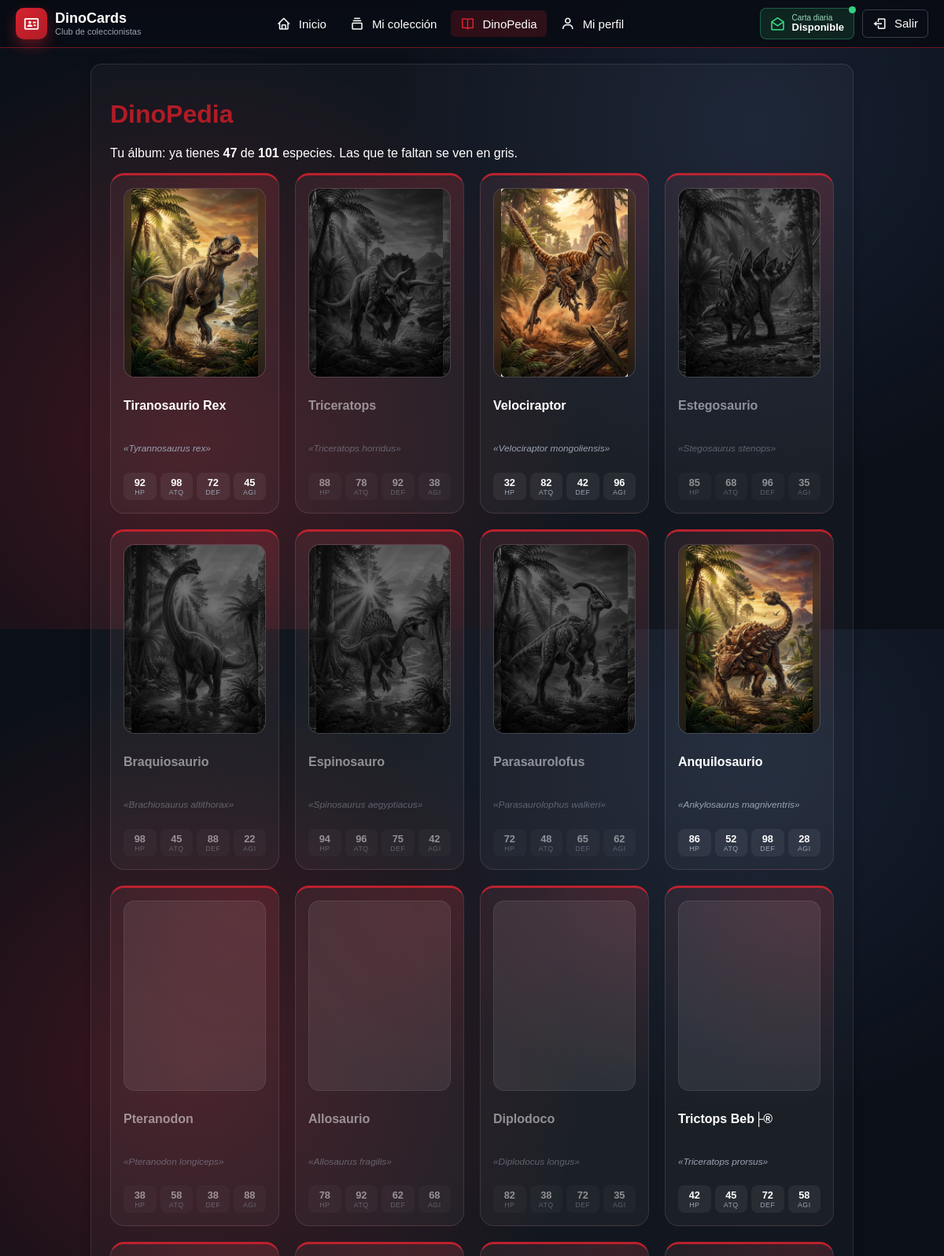
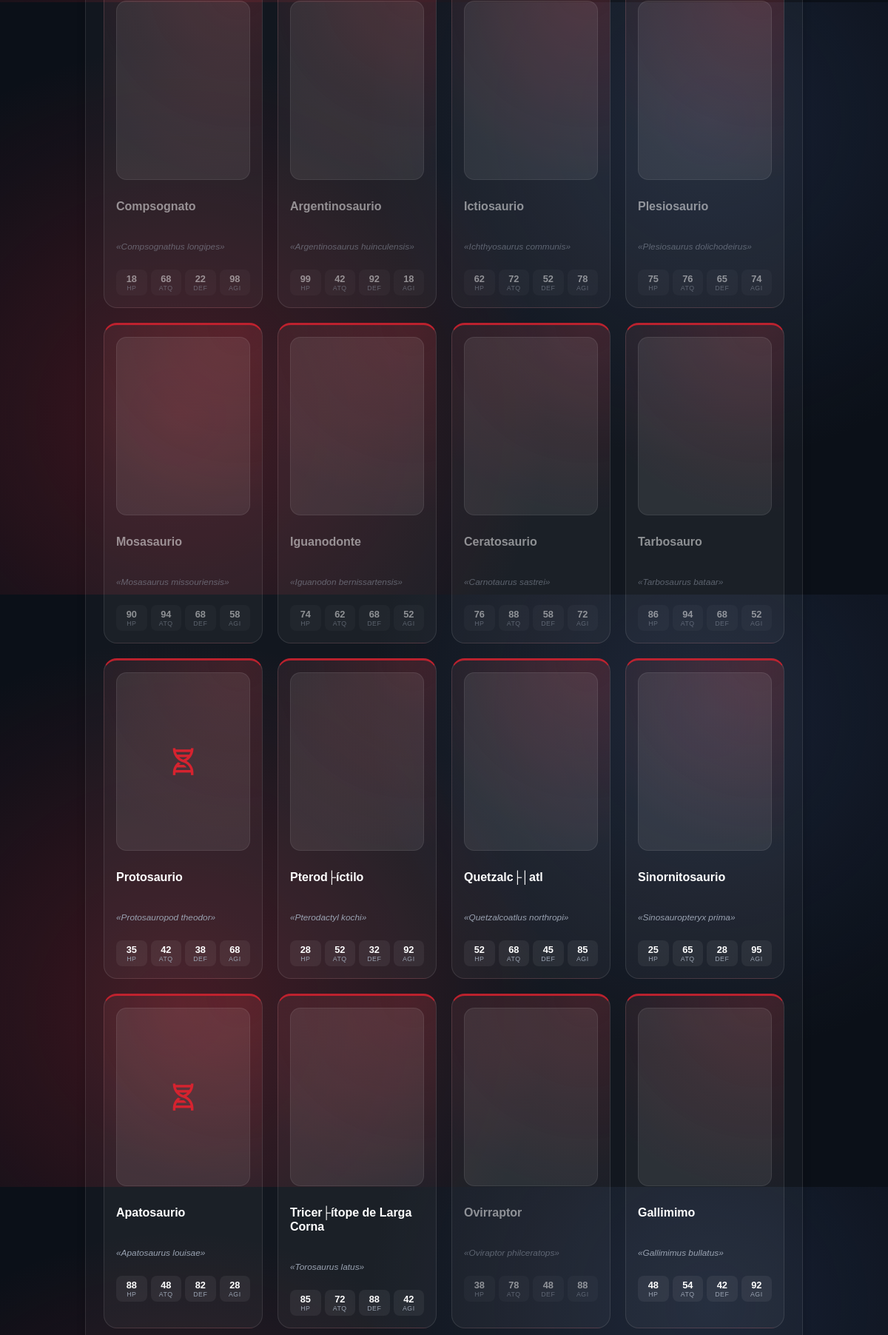
The page /dinopedia.php (signed in, upper part) on the database its author committed (2 pictures, top to bottom).
### tables this page shows
CREATE TABLE `dinosaurios` (
  `id` int NOT NULL AUTO_INCREMENT,
  `nombre` varchar(64) DEFAULT NULL,
  `especie` varchar(1024) DEFAULT NULL,
  `periodo` varchar(1024) DEFAULT NULL,
  `imagen_url` varchar(1024) DEFAULT NULL,
  `altura` decimal(4,2) DEFAULT NULL,
  `largo` decimal(4,2) DEFAULT NULL,
  `peso` decimal(6,3) DEFAULT NULL,
  `hp` int DEFAULT NULL,
  `vigor` int DEFAULT NULL,
  `ataque` int DEFAULT NULL,
  `defensa` int DEFAULT NULL,
  `agilidad` int DEFAULT NULL,
  PRIMARY KEY (`id`)
);

### src/ColeccionService.php (called while the page is built, shortened)
<?php
function obtenerIdsColeccion(int $usuario_id): array
{
    global $conexion;
    $ids = [];
    $consulta = $conexion->prepare("SELECT dinosaurio_id FROM colecciones WHERE usuario_id = ?");
    $consulta->bind_param("i", $usuario_id);
    $consulta->execute();
    $resultado = $consulta->get_result();
    while ($fila = $resultado->fetch_assoc()) {
        $ids[] = (int) $fila["dinosaurio_id"];
    }
    return $ids;
}

### src/AccesoDatos.php (called while the page is built, shortened)
<?php
$host     = '127.0.0.1';
$port     = 3306;
$database = 'dinocards';
$username = 'oscar';
$password = '561Cazadora#%';
$conexion = @new mysqli($host, $username, $password, $database, $port);
$conexion->set_charset('utf8mb4');
function escapar($texto)
{
    return htmlspecialchars($texto ?? "", ENT_QUOTES, "UTF-8");
}
require_once __DIR__ . '/ColeccionService.php';

### dinopedia.php (the view, shortened to what this page needs)
<?php
require_once __DIR__ . "/src/AccesoDatos.php";
$usuario_id = (int) $_SESSION["usuario_id"];
$mios = array_flip(obtenerIdsColeccion($usuario_id));
$dinos = [];
$res = $conexion->query("SELECT * FROM dinosaurios ORDER BY id");
while ($d = $res->fetch_assoc()) {
    $dinos[] = $d;
}
?>
<!DOCTYPE html>
<html lang="es">
<head>
    <link href="https://unpkg.com/boxicons@2.1.4/css/boxicons.min.css" rel="stylesheet">
    <link rel="stylesheet" href="styles/comun.css?v=<?= @filemtime(__DIR__ . '/styles/comun.css') ?>">
    <link rel="stylesheet" href="styles/paginas.css?v=<?= @filemtime(__DIR__ . '/styles/paginas.css') ?>">
</head>
<body>
<?php require "menu.php"; ?>
<main>
    <div class="tarjeta panel-oscuro">
        <h1>DinoPedia</h1>
        <p>Tu álbum: ya tienes <b><?= count($mios) ?></b> de <b><?= count($dinos) ?></b> especies. Las que te faltan se ven en gris.</p>
        <ul class="cartas-grid">
            <?php foreach ($dinos as $d): ?>
                <li class="carta-mini<?= isset($mios[$d["id"]]) ? "" : " bloqueada" ?>">
                    <span class="retrato">
                        <?php $img_ok = false; $img_path = $d["imagen_url"] ?? null; if (!empty($img_path)) { $full = __DIR__ . "/" . ltrim($img_path, '/\\'); $img_ok = is_readable($full); } ?>
                        <?php if ($img_ok): ?>
                            <img src="<?= escapar($img_path) ?>" alt="<?= escapar($d["nombre"]) ?>" loading="lazy" decoding="async" onerror="this.style.display='none'">
                        <?php else: ?>
                            <i class="bx bx-dna" aria-hidden="true"></i>
                        <?php endif; ?>
                    </span>
                    <h3><?= escapar($d["nombre"]) ?></h3>
                    <p class="apodo">«<?= escapar($d["especie"]) ?>»</p>
                    <div class="mini-stats">
                        <span><b><?= escapar($d["hp"]) ?></b><small>HP</small></span>
                        <span><b><?= escapar($d["ataque"]) ?></b><small>ATQ</small></span>
                        <span><b><?= escapar($d["defensa"]) ?></b><small>DEF</small></span>
                        <span><b><?= escapar($d["agilidad"]) ?></b><small>AGI</small></span>
                    </div>
                </li>
            <?php endforeach; ?>
        </ul>
    </div>
</main>
</body>
</html>

### styles/comun.css (style rules this page uses)
* { box-sizing: border-box; }
:root { --rojo: #d6232f; --rojo-osc: #b01c26; --fondo: #0b1018; --texto: #111827; --gris: #6b7280; --borde: #d9dde5; }
body { margin: 0; font-family: Arial, Helvetica, sans-serif; min-height: 100vh; color: #ffffff; background: radial-gradient(circle at 20% 70%, rgba(214, 35, 47, .25), transparent 45%), radial-gradient(circle at 80% 20%, rgba(60, 80, 130, .25), transparent 40%), var(--fondo); }
main { max-width: 1000px; margin: 20px auto; padding: 0 15px; }
.tarjeta { background-color: #181820; border: 1px solid #282836; border-radius: 14px; padding: 1.5rem; box-shadow: 0 4px 12px rgba(0, 0, 0, 0.2); margin-bottom: 20px; }
h1, h2, h3 { color: var(--rojo-osc); }

### styles/paginas.css (style rules this page uses)
.tarjeta.panel-oscuro { background: rgba(255, 255, 255, .03); border-color: rgba(255, 255, 255, .1); color: #ffffff; }
.cartas-grid { list-style: none; display: grid; grid-template-columns: repeat(auto-fill, minmax(190px, 1fr)); gap: 20px; padding: 0; margin: 0; }
.carta-mini { position: relative; display: flex; flex-direction: column; gap: 10px; padding: 16px; border-radius: 18px; border: 1px solid rgba(255, 255, 255, .1); border-top: 3px solid rgba(214, 35, 47, .85); background: radial-gradient(circle at 85% 0%, rgba(214, 35, 47, .18), transparent 55%), rgba(255, 255, 255, .04); transition: transform .15s ease, border-color .15s ease; }
.carta-mini .retrato { position: relative; width: 100%; aspect-ratio: 3 / 4; display: flex; align-items: center; justify-content: center; border-radius: 14px; background: rgba(255, 255, 255, .08); color: var(--rojo); font-size: 2.6rem; overflow: hidden; border: 1px solid rgba(255, 255, 255, .08); }
.carta-mini .retrato img { width: 100%; height: 100%; object-fit: contain; object-position: center; display: block; transition: transform .35s ease; }
.carta-mini .retrato img:not(.fondo) { position: relative; z-index: 1; }
.carta-mini h3 { font-size: 1rem; color: #ffffff; line-height: 1.2; }
.carta-mini .apodo { font-size: .74rem; color: #9aa3b2; font-style: italic; }
.carta-mini .mini-stats { display: grid; grid-template-columns: repeat(4, 1fr); gap: 5px; margin-top: 2px; }
.carta-mini .mini-stats span { display: flex; flex-direction: column; align-items: center; padding: 5px 2px; background: rgba(255, 255, 255, .06); border-radius: 8px; }
.carta-mini .mini-stats b { font-size: .8rem; color: #ffffff; }
.carta-mini .mini-stats small { font-size: .55rem; color: #9aa3b2; letter-spacing: .5px; }
.carta-mini.bloqueada .retrato img, .carta-mini.bloqueada .retrato i { filter: grayscale(100%) brightness(.45); }
.carta-mini.bloqueada h3, .carta-mini.bloqueada .apodo, .carta-mini.bloqueada .mini-stats { opacity: .5; }

### rows shown on the page
dinosaurios: imagen_url (picture), nombre "Tiranosaurio Rex", especie "Tyrannosaurus rex", hp "92", ataque "98", defensa "72", agilidad "45"
dinosaurios: imagen_url (picture), nombre "Triceratops", especie "Triceratops horridus", hp "88", ataque "78", defensa "92", agilidad "38"
dinosaurios: imagen_url (picture), nombre "Velociraptor", especie "Velociraptor mongoliensis", hp "32", ataque "82", defensa "42", agilidad "96"
dinosaurios: imagen_url (picture), nombre "Estegosaurio", especie "Stegosaurus stenops", hp "85", ataque "68", defensa "96", agilidad "35"
dinosaurios: imagen_url (picture), nombre "Braquiosaurio", especie "Brachiosaurus altithorax", hp "98", ataque "45", defensa "88", agilidad "22"
dinosaurios: imagen_url (picture), nombre "Espinosauro", especie "Spinosaurus aegyptiacus", hp "94", ataque "96", defensa "75", agilidad "42"
dinosaurios: imagen_url (picture), nombre "Parasaurolofus", especie "Parasaurolophus walkeri", hp "72", ataque "48", defensa "65", agilidad "62"
dinosaurios: imagen_url (picture), nombre "Anquilosaurio", especie "Ankylosaurus magniventris", hp "86", ataque "52", defensa "98", agilidad "28"
dinosaurios: imagen_url (picture), nombre "Pteranodon", especie "Pteranodon longiceps", hp "38", ataque "58", defensa "38", agilidad "88"
dinosaurios: imagen_url (picture), nombre "Allosaurio", especie "Allosaurus fragilis", hp "78", ataque "92", defensa "62", agilidad "68"
dinosaurios: imagen_url (picture), nombre "Diplodoco", especie "Diplodocus longus", hp "82", ataque "38", defensa "72", agilidad "35"
dinosaurios: imagen_url (picture), nombre "Trictops Beb├®", especie "Triceratops prorsus", hp "42", ataque "45", defensa "72", agilidad "58"
dinosaurios: imagen_url (picture), nombre "Compsognato", especie "Compsognathus longipes", hp "18", ataque "68", defensa "22", agilidad "98"
dinosaurios: imagen_url (picture), nombre "Argentinosaurio", especie "Argentinosaurus huinculensis", hp "99", ataque "42", defensa "92", agilidad "18"
dinosaurios: imagen_url (picture), nombre "Ictiosaurio", especie "Ichthyosaurus communis", hp "62", ataque "72", defensa "52", agilidad "78"
dinosaurios: imagen_url (picture), nombre "Plesiosaurio", especie "Plesiosaurus dolichodeirus", hp "75", ataque "76", defensa "65", agilidad "74"
dinosaurios: imagen_url (picture), nombre "Mosasaurio", especie "Mosasaurus missouriensis", hp "90", ataque "94", defensa "68", agilidad "58"
dinosaurios: imagen_url (picture), nombre "Iguanodonte", especie "Iguanodon bernissartensis", hp "74", ataque "62", defensa "68", agilidad "52"
dinosaurios: imagen_url (picture), nombre "Ceratosaurio", especie "Carnotaurus sastrei", hp "76", ataque "88", defensa "58", agilidad "72"
dinosaurios: imagen_url (picture), nombre "Tarbosauro", especie "Tarbosaurus bataar", hp "86", ataque "94", defensa "68", agilidad "52"
dinosaurios: nombre "Protosaurio", especie "Protosauropod theodor", hp "35", ataque "42", defensa "38", agilidad "68"
dinosaurios: imagen_url (picture), nombre "Pterod├íctilo", especie "Pterodactyl kochi", hp "28", ataque "52", defensa "32", agilidad "92"
dinosaurios: imagen_url (picture), nombre "Quetzalc├│atl", especie "Quetzalcoatlus northropi", hp "52", ataque "68", defensa "45", agilidad "85"
dinosaurios: imagen_url (picture), nombre "Sinornitosaurio", especie "Sinosauropteryx prima", hp "25", ataque "65", defensa "28", agilidad "95"
dinosaurios: nombre "Apatosaurio", especie "Apatosaurus louisae", hp "88", ataque "48", defensa "82", agilidad "28"
dinosaurios: imagen_url (picture), nombre "Tricer├ítope de Larga Corna", especie "Torosaurus latus", hp "85", ataque "72", defensa "88", agilidad "42"
dinosaurios: imagen_url (picture), nombre "Ovirraptor", especie "Oviraptor philceratops", hp "38", ataque "78", defensa "48", agilidad "88"
dinosaurios: imagen_url (picture), nombre "Gallimimo", especie "Gallimimus bullatus", hp "48", ataque "54", defensa "42", agilidad "92"

### other values the page prints
escapar($texto) "Inicio"
escapar($texto) "Mi colección"
escapar($texto) "DinoPedia"
escapar($texto) "Mi perfil"
count($mios) "47"
count($dinos) "101"
